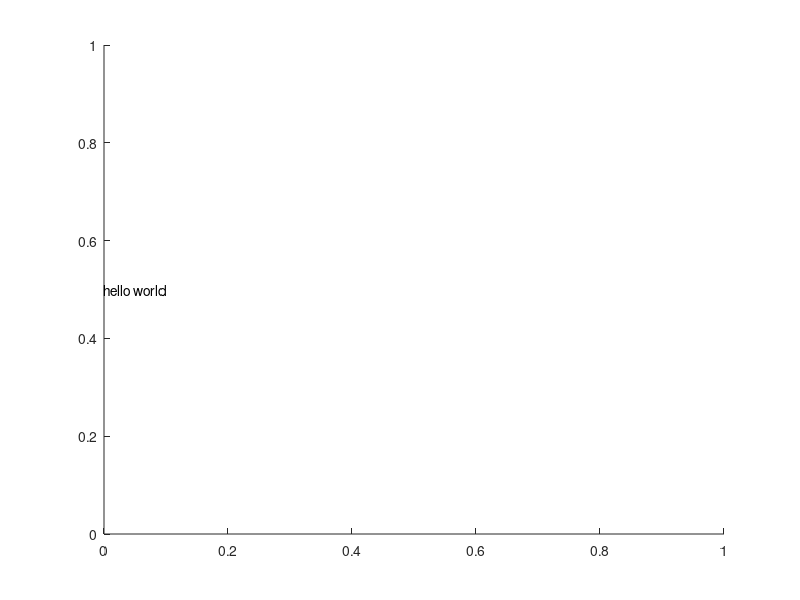

The MATLAB source for this figure: (Note: this script raises an error after producing the figure.)
function textresize()

figure name txtrsz

tx = text(0, .5, 'hello world');
ax = gca;

    function out = getscntsz()
        hAx = gca;
        out = hAx.Position(3);
    end

tx.FontSize = 40/getscntsz();



end